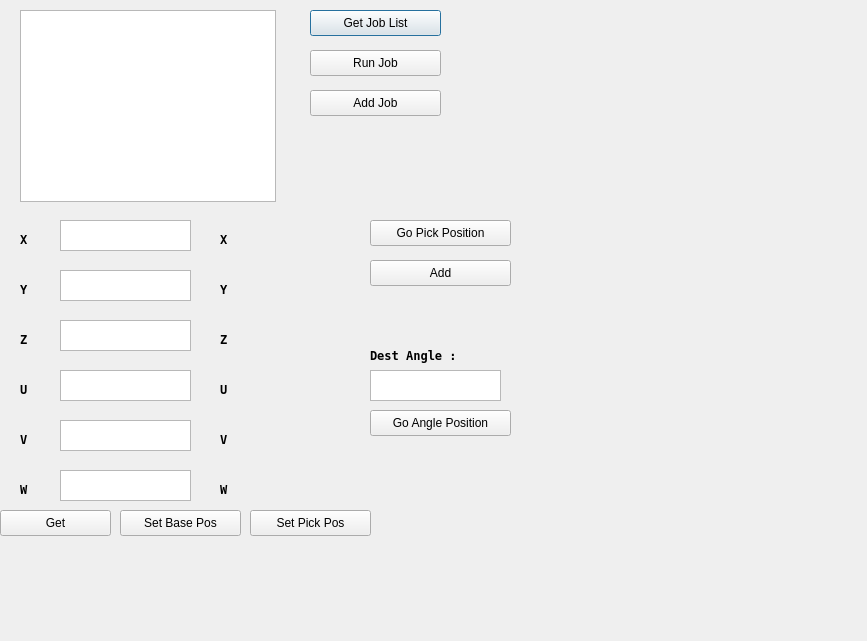
<?xml version="1.0" encoding="UTF-8"?>
<ui version="4.0">
 <class>dialogprogram_detection</class>
 <widget class="QDialog" name="dialogprogram_detection">
  <property name="geometry">
   <rect>
    <x>0</x>
    <y>0</y>
    <width>867</width>
    <height>641</height>
   </rect>
  </property>
  <property name="windowTitle">
   <string>Dialog</string>
  </property>
  <widget class="QListWidget" name="listWidget_JobList">
   <property name="geometry">
    <rect>
     <x>20</x>
     <y>10</y>
     <width>256</width>
     <height>192</height>
    </rect>
   </property>
  </widget>
  <widget class="QPushButton" name="pushButton_Get_JobList">
   <property name="geometry">
    <rect>
     <x>310</x>
     <y>10</y>
     <width>131</width>
     <height>26</height>
    </rect>
   </property>
   <property name="text">
    <string>Get Job List</string>
   </property>
  </widget>
  <widget class="QPushButton" name="pushButton_Add_Job">
   <property name="geometry">
    <rect>
     <x>310</x>
     <y>90</y>
     <width>131</width>
     <height>26</height>
    </rect>
   </property>
   <property name="text">
    <string>Add Job</string>
   </property>
  </widget>
  <widget class="QPushButton" name="Run_Job">
   <property name="geometry">
    <rect>
     <x>310</x>
     <y>50</y>
     <width>131</width>
     <height>26</height>
    </rect>
   </property>
   <property name="text">
    <string>Run Job</string>
   </property>
  </widget>
  <widget class="QPushButton" name="pushButton_Go_PickPosition">
   <property name="geometry">
    <rect>
     <x>370</x>
     <y>220</y>
     <width>141</width>
     <height>26</height>
    </rect>
   </property>
   <property name="text">
    <string>Go Pick Position</string>
   </property>
  </widget>
  <widget class="QTextEdit" name="Edit_Z">
   <property name="geometry">
    <rect>
     <x>60</x>
     <y>320</y>
     <width>131</width>
     <height>31</height>
    </rect>
   </property>
  </widget>
  <widget class="QPushButton" name="pushButton_Add_Go_PickPosition">
   <property name="geometry">
    <rect>
     <x>370</x>
     <y>260</y>
     <width>141</width>
     <height>26</height>
    </rect>
   </property>
   <property name="text">
    <string>Add</string>
   </property>
  </widget>
  <widget class="QPushButton" name="pushButton_Go_AnglePosition">
   <property name="geometry">
    <rect>
     <x>370</x>
     <y>410</y>
     <width>141</width>
     <height>26</height>
    </rect>
   </property>
   <property name="text">
    <string>Go Angle Position</string>
   </property>
  </widget>
  <widget class="QTextEdit" name="Edit_Angle">
   <property name="geometry">
    <rect>
     <x>370</x>
     <y>370</y>
     <width>131</width>
     <height>31</height>
    </rect>
   </property>
  </widget>
  <widget class="QLabel" name="label_5">
   <property name="geometry">
    <rect>
     <x>370</x>
     <y>340</y>
     <width>121</width>
     <height>31</height>
    </rect>
   </property>
   <property name="font">
    <font>
     <family>DejaVu Sans Mono</family>
     <weight>75</weight>
     <italic>false</italic>
     <bold>true</bold>
    </font>
   </property>
   <property name="text">
    <string>Dest Angle :</string>
   </property>
  </widget>
  <widget class="QLabel" name="label_2">
   <property name="geometry">
    <rect>
     <x>20</x>
     <y>230</y>
     <width>41</width>
     <height>18</height>
    </rect>
   </property>
   <property name="font">
    <font>
     <family>DejaVu Sans Mono</family>
     <weight>75</weight>
     <italic>false</italic>
     <bold>true</bold>
    </font>
   </property>
   <property name="text">
    <string>X</string>
   </property>
  </widget>
  <widget class="QTextEdit" name="Edit_W">
   <property name="geometry">
    <rect>
     <x>60</x>
     <y>470</y>
     <width>131</width>
     <height>31</height>
    </rect>
   </property>
  </widget>
  <widget class="QTextEdit" name="Edit_X">
   <property name="geometry">
    <rect>
     <x>60</x>
     <y>220</y>
     <width>131</width>
     <height>31</height>
    </rect>
   </property>
  </widget>
  <widget class="QTextEdit" name="Edit_V">
   <property name="geometry">
    <rect>
     <x>60</x>
     <y>420</y>
     <width>131</width>
     <height>31</height>
    </rect>
   </property>
  </widget>
  <widget class="QTextEdit" name="Edit_U">
   <property name="geometry">
    <rect>
     <x>60</x>
     <y>370</y>
     <width>131</width>
     <height>31</height>
    </rect>
   </property>
  </widget>
  <widget class="QLabel" name="label_6">
   <property name="geometry">
    <rect>
     <x>20</x>
     <y>480</y>
     <width>41</width>
     <height>18</height>
    </rect>
   </property>
   <property name="font">
    <font>
     <family>DejaVu Sans Mono</family>
     <weight>75</weight>
     <italic>false</italic>
     <bold>true</bold>
    </font>
   </property>
   <property name="text">
    <string>W</string>
   </property>
  </widget>
  <widget class="QLabel" name="label_3">
   <property name="geometry">
    <rect>
     <x>20</x>
     <y>280</y>
     <width>41</width>
     <height>18</height>
    </rect>
   </property>
   <property name="font">
    <font>
     <family>DejaVu Sans Mono</family>
     <weight>75</weight>
     <italic>false</italic>
     <bold>true</bold>
    </font>
   </property>
   <property name="text">
    <string>Y</string>
   </property>
  </widget>
  <widget class="QLabel" name="label_7">
   <property name="geometry">
    <rect>
     <x>20</x>
     <y>330</y>
     <width>41</width>
     <height>18</height>
    </rect>
   </property>
   <property name="font">
    <font>
     <family>DejaVu Sans Mono</family>
     <weight>75</weight>
     <italic>false</italic>
     <bold>true</bold>
    </font>
   </property>
   <property name="text">
    <string>Z</string>
   </property>
  </widget>
  <widget class="QLabel" name="label_8">
   <property name="geometry">
    <rect>
     <x>20</x>
     <y>430</y>
     <width>41</width>
     <height>18</height>
    </rect>
   </property>
   <property name="font">
    <font>
     <family>DejaVu Sans Mono</family>
     <weight>75</weight>
     <italic>false</italic>
     <bold>true</bold>
    </font>
   </property>
   <property name="text">
    <string>V</string>
   </property>
  </widget>
  <widget class="QTextEdit" name="Edit_Y">
   <property name="geometry">
    <rect>
     <x>60</x>
     <y>270</y>
     <width>131</width>
     <height>31</height>
    </rect>
   </property>
  </widget>
  <widget class="QLabel" name="label_9">
   <property name="geometry">
    <rect>
     <x>20</x>
     <y>380</y>
     <width>41</width>
     <height>18</height>
    </rect>
   </property>
   <property name="font">
    <font>
     <family>DejaVu Sans Mono</family>
     <weight>75</weight>
     <italic>false</italic>
     <bold>true</bold>
    </font>
   </property>
   <property name="text">
    <string>U</string>
   </property>
  </widget>
  <widget class="QPushButton" name="pushButton_Get">
   <property name="geometry">
    <rect>
     <x>0</x>
     <y>510</y>
     <width>111</width>
     <height>26</height>
    </rect>
   </property>
   <property name="text">
    <string>Get</string>
   </property>
  </widget>
  <widget class="QPushButton" name="pushButton_Set_PickPos">
   <property name="geometry">
    <rect>
     <x>250</x>
     <y>510</y>
     <width>121</width>
     <height>26</height>
    </rect>
   </property>
   <property name="text">
    <string>Set Pick Pos</string>
   </property>
  </widget>
  <widget class="QLabel" name="label_X_SetPos">
   <property name="geometry">
    <rect>
     <x>220</x>
     <y>230</y>
     <width>111</width>
     <height>18</height>
    </rect>
   </property>
   <property name="font">
    <font>
     <family>DejaVu Sans Mono</family>
     <weight>75</weight>
     <italic>false</italic>
     <bold>true</bold>
    </font>
   </property>
   <property name="text">
    <string>X</string>
   </property>
  </widget>
  <widget class="QLabel" name="label_Z_SetPos">
   <property name="geometry">
    <rect>
     <x>220</x>
     <y>330</y>
     <width>111</width>
     <height>18</height>
    </rect>
   </property>
   <property name="font">
    <font>
     <family>DejaVu Sans Mono</family>
     <weight>75</weight>
     <italic>false</italic>
     <bold>true</bold>
    </font>
   </property>
   <property name="text">
    <string>Z</string>
   </property>
  </widget>
  <widget class="QLabel" name="label_Y_SetPos">
   <property name="geometry">
    <rect>
     <x>220</x>
     <y>280</y>
     <width>111</width>
     <height>18</height>
    </rect>
   </property>
   <property name="font">
    <font>
     <family>DejaVu Sans Mono</family>
     <weight>75</weight>
     <italic>false</italic>
     <bold>true</bold>
    </font>
   </property>
   <property name="text">
    <string>Y</string>
   </property>
  </widget>
  <widget class="QLabel" name="label_W_SetPos">
   <property name="geometry">
    <rect>
     <x>220</x>
     <y>480</y>
     <width>111</width>
     <height>18</height>
    </rect>
   </property>
   <property name="font">
    <font>
     <family>DejaVu Sans Mono</family>
     <weight>75</weight>
     <italic>false</italic>
     <bold>true</bold>
    </font>
   </property>
   <property name="text">
    <string>W</string>
   </property>
  </widget>
  <widget class="QLabel" name="label_V_SetPos">
   <property name="geometry">
    <rect>
     <x>220</x>
     <y>430</y>
     <width>111</width>
     <height>18</height>
    </rect>
   </property>
   <property name="font">
    <font>
     <family>DejaVu Sans Mono</family>
     <weight>75</weight>
     <italic>false</italic>
     <bold>true</bold>
    </font>
   </property>
   <property name="text">
    <string>V</string>
   </property>
  </widget>
  <widget class="QLabel" name="label_U_SetPos">
   <property name="geometry">
    <rect>
     <x>220</x>
     <y>380</y>
     <width>111</width>
     <height>18</height>
    </rect>
   </property>
   <property name="font">
    <font>
     <family>DejaVu Sans Mono</family>
     <weight>75</weight>
     <italic>false</italic>
     <bold>true</bold>
    </font>
   </property>
   <property name="text">
    <string>U</string>
   </property>
  </widget>
  <widget class="QPushButton" name="pushButton_Set_BasePos">
   <property name="geometry">
    <rect>
     <x>120</x>
     <y>510</y>
     <width>121</width>
     <height>26</height>
    </rect>
   </property>
   <property name="text">
    <string>Set Base Pos</string>
   </property>
  </widget>
 </widget>
 <resources/>
 <connections/>
</ui>
